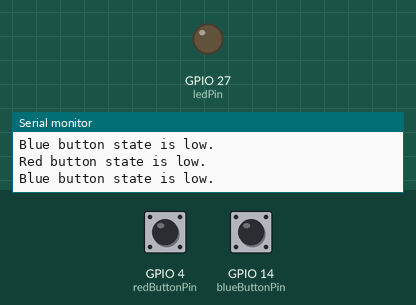
Recording of a sketch running on a simulated ESP32. On the bench: output pins drawn as LEDs (lit = HIGH), the last lines printed to the serial monitor. The test bench sets the inputs (shaded band); at power-on: GPIO 4 (redButtonPin) HIGH, GPIO 14 (blueButtonPin) HIGH.

Above: at 1.2 s.
1.3 s: GPIO 4 (redButtonPin) pulled LOW for 0.15 s
4.4 s: GPIO 14 (blueButtonPin) pulled LOW for 0.15 s
At 6.1 s:
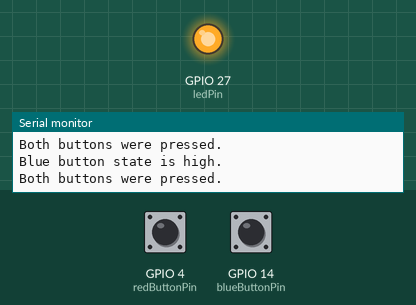
6.5 s: GPIO 14 (blueButtonPin) pulled LOW for 1 s
At 7.7 s:
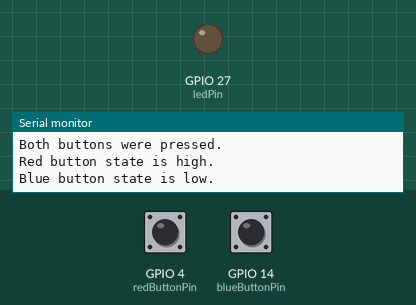
9.0 s: GPIO 14 (blueButtonPin) pulled LOW for 3.2 s
At 9.4 s:
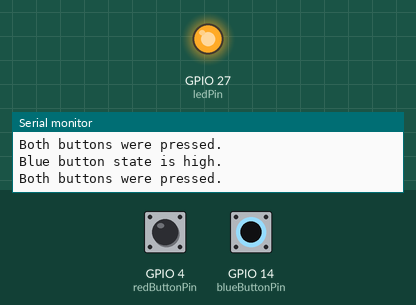
Timing chart, 0 to 12.0 s (numbered marks = the images above; inputs shaded):
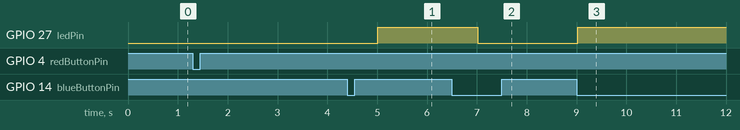

The sketch:

2ButtonLEDInterruptTask.ino
```cpp
//Implement AND operation for the buttons to determine when to turn the LED on
#include <stdio.h>
#include "freertos/FreeRTOS.h"
#include "freertos/task.h"
#include "driver/gpio.h"

#define redButtonPin GPIO_NUM_4
#define blueButtonPin GPIO_NUM_14
#define ledPin GPIO_NUM_27
#define ON 1
#define OFF 0

bool redButtonState = LOW;
bool blueButtonState = LOW;

long lastDebounceTime = 0;
long debounceDelay = 10;

//When the red button is pressed.
static void redButton_isr_handler(void* param){
  redButtonState = !redButtonState;
}

void initRedButton(){
  gpio_reset_pin(redButtonPin);
  gpio_set_direction(redButtonPin, GPIO_MODE_INPUT);
  gpio_set_pull_mode(redButtonPin, GPIO_PULLUP_ONLY);
  gpio_set_intr_type(redButtonPin, GPIO_INTR_NEGEDGE);
  gpio_isr_handler_add(redButtonPin, redButton_isr_handler, NULL);

}

//When the blue button is pressed.
static void blueButton_isr_handler(void* param){
  blueButtonState = !blueButtonState;
}

void initBlueButton(){
  gpio_reset_pin(blueButtonPin);
  gpio_set_direction(blueButtonPin, GPIO_MODE_INPUT);
  gpio_set_pull_mode(blueButtonPin, GPIO_PULLUP_ONLY);
  gpio_set_intr_type(blueButtonPin, GPIO_INTR_NEGEDGE);
  gpio_isr_handler_add(blueButtonPin, blueButton_isr_handler, NULL);

}

void initLED(){
  gpio_reset_pin(ledPin);
  gpio_set_direction(ledPin, GPIO_MODE_OUTPUT);
  gpio_set_level(ledPin, OFF);
}

void task_lightUpLED(void *param){
  while(1){
    if(millis() - lastDebounceTime > debounceDelay){
      if(redButtonState){
        printf("Red button state is high.\n");
        if(blueButtonState){
          printf("Both buttons were pressed.\n");
          gpio_set_level(ledPin, ON);
          lastDebounceTime = millis();
        }
      }
      if(blueButtonState){
        printf("Blue button state is high.\n");
        if(redButtonState){
          printf("Both buttons were pressed.\n");
          gpio_set_level(ledPin, ON);
          lastDebounceTime = millis();
        }
      }
      if(redButtonState == LOW){
        printf("Red button state is low.\n");
        gpio_set_level(ledPin, OFF);
        lastDebounceTime = millis();
      }
      if(blueButtonState == LOW){
        printf("Blue button state is low.\n");
        gpio_set_level(ledPin, OFF);
        lastDebounceTime = millis();
      }
      vTaskDelay(1000/portTICK_PERIOD_MS);
    }
  }
}
void setup(){
  gpio_install_isr_service(0);
  initRedButton();
  initBlueButton();
  initLED();
  xTaskCreate(&task_lightUpLED, "Light up LED", 2048, NULL, 5, NULL);
}
void loop(){}
```

ButtonLEDInterruptTask.ino
```cpp
// Hedin A. García Hernández
// INEL4206-030
// Use an interrupt to light up LED with a button and print messages in a separate task.

#include <stdio.h>
#include "freertos/FreeRTOS.h"
#include "freertos/task.h"
#include "driver/gpio.h"

#define button_pin GPIO_NUM_4
#define led_pin GPIO_NUM_27
#define ON HIGH
#define OFF LOW

bool button_pressed = false;

void task_PrintMessage(void* param){
  while(1){
    printf("Message being printed by a task.\n");
    vTaskDelay(2000/portTICK_PERIOD_MS);
  }
}

// Interrrupt to change value of pushbutton when pressed
static void button_isr_handler(void* args){
  button_pressed = true;
}

void init_button(){
  gpio_install_isr_service(0);
  gpio_reset_pin(button_pin);
  gpio_set_direction(button_pin, GPIO_MODE_INPUT);
  gpio_pullup_en(button_pin);
  gpio_set_intr_type(button_pin, GPIO_INTR_NEGEDGE);
  gpio_isr_handler_add(button_pin, button_isr_handler, NULL);
}

void init_led(){
  gpio_reset_pin(led_pin);
  gpio_set_direction(led_pin, GPIO_MODE_OUTPUT);
}

void task_button(void* param){
  int led_state = OFF;
  while(1){
    if(button_pressed == true){
      printf("Button was pressed.\n");
      button_pressed = false;
      led_state = !led_state;
      gpio_set_level(led_pin,led_state);
    }
    vTaskDelay(1000/portTICK_PERIOD_MS);
  }
}

extern "C" void app_main(){
  init_button();
  init_led();
  xTaskCreate(&task_PrintMessage, "Task for printing messages", 2048, NULL, 5, NULL);
  xTaskCreate(&task_button, "Task for button", 2048, NULL, 5, NULL);

}
```

Measured:
- after the input at 4.4 s, GPIO 27 (ledPin): LOW → HIGH after 0.61 s
- after the input at 6.5 s, GPIO 27 (ledPin): HIGH → LOW after 0.52 s
- after the input at 9.0 s, GPIO 27 (ledPin): LOW → HIGH at once
